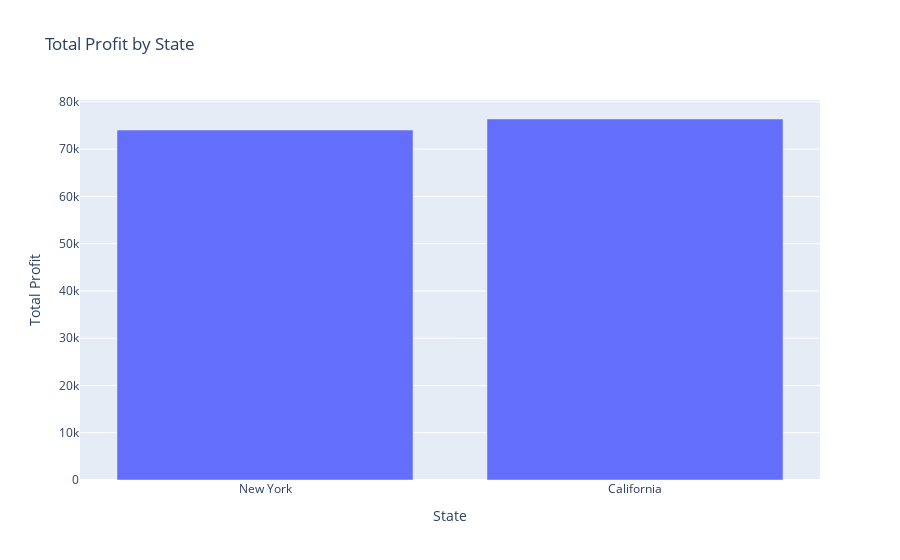

The code cell stored with this chart in its notebook:
### Code cell
# What is the difference between New York and California in terms of sales and profit?
# (Compare the total sales and profit between New York and California.)

px.bar(state_profit.loc[['New York', 'California']].reset_index(),
       x='State', y='Profit', labels={'Profit': 'Total Profit'},
       title='Total Profit by State')

### Figure 1 — Plotly figure (JSON) as saved in the notebook; plotly's stock layout.template omitted (floating-point values rounded to 4 significant figures)
{"data": [{"alignmentgroup": "True", "hovertemplate": "State=%{x}<br>Total Profit=%{y}<extra></extra>", "legendgroup": "", "marker": {"color": "#636efa", "pattern": {"shape": ""}}, "name": "", "offsetgroup": "", "orientation": "v", "showlegend": false, "textposition": "auto", "type": "bar", "x": ["New York", "California"], "xaxis": "x", "y": [74040.0, 76380.0], "yaxis": "y"}], "layout": {"barmode": "relative", "legend": {"tracegroupgap": 0}, "title": {"text": "Total Profit by State"}, "xaxis": {"anchor": "y", "domain": [0, 1], "title": {"text": "State"}}, "yaxis": {"anchor": "x", "domain": [0, 1], "title": {"text": "Total Profit"}}}}
